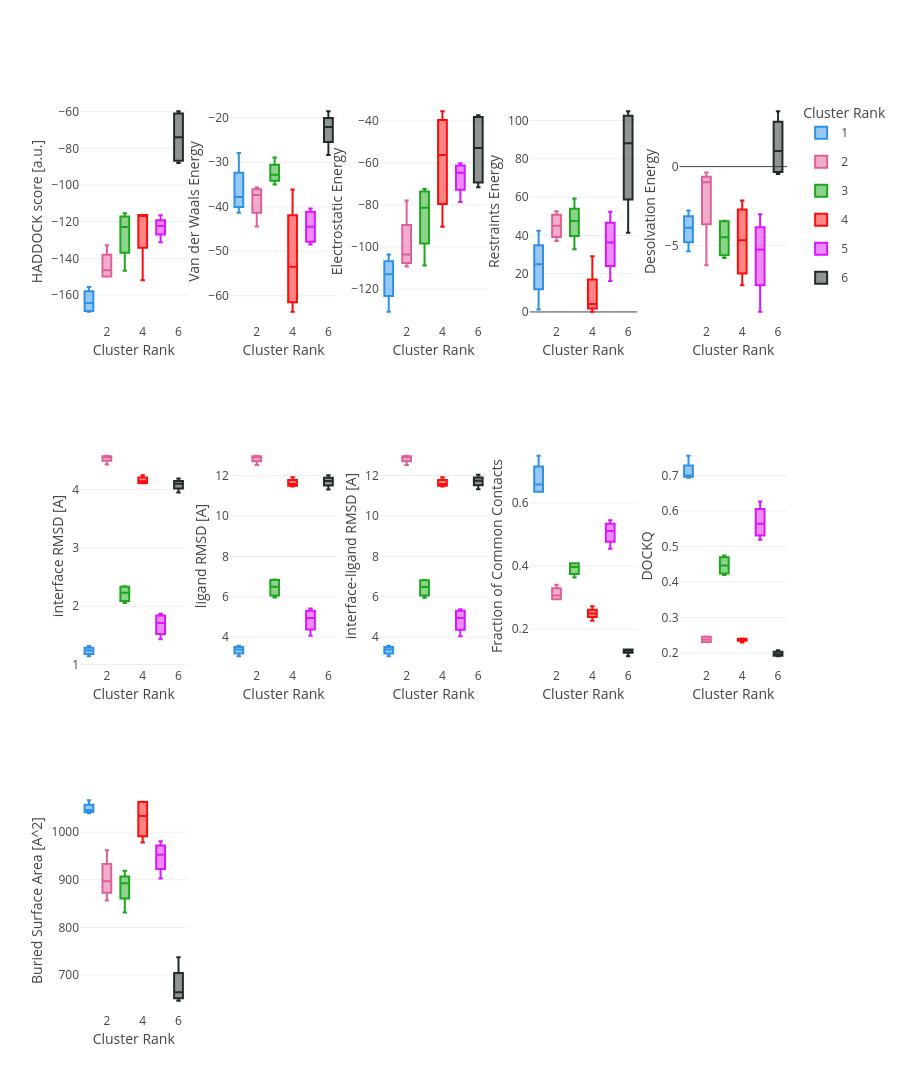

Notebook code for this chart:
### Markdown cell above
Depending on the docking models, there could be a set of unclustered models. It will be explicitly shown in report.html as ‘other’. You can see the origins of these models in traceback/traceback.tsv.

Finally, the report also shows plots of the cluster statistics (distributions of values per cluster ordered according to their HADDOCK rank).

To view those distribution plots execute the next cell.

### Code cell
#@title View the various distribution plots
import json
import re
from plotly.offline import iplot

html_file_path = PROJECT_DIR / "runs" / "run_prot-glycan-full" / "analysis" / "12_caprieval_analysis" / "report.html"

with open(html_file_path, 'r') as f:
    html_content = f.read()

match_plot = re.search(r'<script id="data2" type="application/json">\s*(.*?)\s*</script>', html_content, re.DOTALL)

if match_plot:
    json_data_str_plot = match_plot.group(1)
    plot_data = json.loads(json_data_str_plot)

    if 'layout' in plot_data:
        plot_data['layout']['width'] = None
        # Remove the template entirely — it contains deprecated trace types
        # (e.g. heatmapgl) that newer plotly versions no longer recognize
        plot_data['layout'].pop('template', None)

    iplot(plot_data, validate=False)
else:
    print("Could not find the script tag with id='data1' in the HTML file.")

### Figure 1 — Plotly figure (JSON) as saved in the notebook; plotly's stock layout.template omitted (floating-point values rounded to 4 significant figures)
{"data": [{"alignmentgroup": "True", "boxpoints": "outliers", "customdata": [[4.0], [3.0], [2.0], [1.0]], "hovertemplate": "Cluster Rank=1<br>capri_rank=%{x}<br>score=%{y}<br>caprieval_rank=%{customdata[0]}<extra></extra>", "legendgroup": "1", "marker": {"color": "#2E91E5"}, "name": "1", "notched": false, "offsetgroup": "1", "orientation": "v", "showlegend": true, "type": "box", "x": [1, 1, 1, 1], "x0": " ", "xaxis": "x", "y": [-155.6, -160.3, -168.4, -169.2], "y0": " ", "yaxis": "y"}, {"alignmentgroup": "True", "boxpoints": "outliers", "customdata": [[6.0], [7.0], [9.0], [10.0]], "hovertemplate": "Cluster Rank=2<br>capri_rank=%{x}<br>score=%{y}<br>caprieval_rank=%{customdata[0]}<extra></extra>", "legendgroup": "2", "marker": {"color": "#E15F99"}, "name": "2", "notched": false, "offsetgroup": "2", "orientation": "v", "showlegend": true, "type": "box", "x": [2, 2, 2, 2], "x0": " ", "xaxis": "x", "y": [-149.8, -149.8, -143.1, -132.9], "y0": " ", "yaxis": "y"}, {"alignmentgroup": "True", "boxpoints": "outliers", "customdata": [[15.0], [20.0], [8.0], [12.0]], "hovertemplate": "Cluster Rank=3<br>capri_rank=%{x}<br>score=%{y}<br>caprieval_rank=%{customdata[0]}<extra></extra>", "legendgroup": "3", "marker": {"color": "#1CA71C"}, "name": "3", "notched": false, "offsetgroup": "3", "orientation": "v", "showlegend": true, "type": "box", "x": [3, 3, 3, 3], "x0": " ", "xaxis": "x", "y": [-118.8, -115.4, -146.7, -127.1], "y0": " ", "yaxis": "y"}, {"alignmentgroup": "True", "boxpoints": "outliers", "customdata": [[18.0], [5.0], [16.0], [19.0]], "hovertemplate": "Cluster Rank=4<br>capri_rank=%{x}<br>score=%{y}<br>caprieval_rank=%{customdata[0]}<extra></extra>", "legendgroup": "4", "marker": {"color": "#FB0D0D"}, "name": "4", "notched": false, "offsetgroup": "4", "orientation": "v", "showlegend": true, "type": "box", "x": [4, 4, 4, 4], "x0": " ", "xaxis": "x", "y": [-116.4, -151.9, -116.6, -116.3], "y0": " ", "yaxis": "y"}, {"alignmentgroup": "True", "boxpoints": "outliers", "customdata": [[17.0], [14.0], [13.0], [11.0]], "hovertemplate": "Cluster Rank=5<br>capri_rank=%{x}<br>score=%{y}<br>caprieval_rank=%{customdata[0]}<extra></extra>", "legendgroup": "5", "marker": {"color": "#DA16FF"}, "name": "5", "notched": false, "offsetgroup": "5", "orientation": "v", "showlegend": true, "type": "box", "x": [5, 5, 5, 5], "x0": " ", "xaxis": "x", "y": [-116.5, -122.0, -122.7, -131.2], "y0": " ", "yaxis": "y"}, {"alignmentgroup": "True", "boxpoints": "outliers", "customdata": [[21.0], [22.0], [23.0], [24.0]], "hovertemplate": "Cluster Rank=6<br>capri_rank=%{x}<br>score=%{y}<br>caprieval_rank=%{customdata[0]}<extra></extra>", "legendgroup": "6", "marker": {"color": "#222A2A"}, "name": "6", "notched": false, "offsetgroup": "6", "orientation": "v", "showlegend": true, "type": "box", "x": [6, 6, 6, 6], "x0": " ", "xaxis": "x", "y": [-87.97, -85.62, -62.23, -59.72], "y0": " ", "yaxis": "y"}, {"alignmentgroup": "True", "boxpoints": "outliers", "customdata": [[4.0], [3.0], [2.0], [1.0]], "hovertemplate": "Cluster Rank=1<br>capri_rank=%{x}<br>vdw=%{y}<br>caprieval_rank=%{customdata[0]}<extra></extra>", "legendgroup": "1", "marker": {"color": "#2E91E5"}, "name": "1", "notched": false, "offsetgroup": "1", "orientation": "v", "showlegend": false, "type": "box", "x": [1, 1, 1, 1], "x0": " ", "xaxis": "x2", "y": [-41.34, -38.74, -36.88, -27.9], "y0": " ", "yaxis": "y2"}, {"alignmentgroup": "True", "boxpoints": "outliers", "customdata": [[6.0], [7.0], [9.0], [10.0]], "hovertemplate": "Cluster Rank=2<br>capri_rank=%{x}<br>vdw=%{y}<br>caprieval_rank=%{customdata[0]}<extra></extra>", "legendgroup": "2", "marker": {"color": "#E15F99"}, "name": "2", "notched": false, "offsetgroup": "2", "orientation": "v", "showlegend": false, "type": "box", "x": [2, 2, 2, 2], "x0": " ", "xaxis": "x2", "y": [-38.27, -35.65, -36.47, -44.44], "y0": " ", "yaxis": "y2"}, {"alignmentgroup": "True", "boxpoints": "outliers", "customdata": [[15.0], [20.0], [8.0], [12.0]], "hovertemplate": "Cluster Rank=3<br>capri_rank=%{x}<br>vdw=%{y}<br>caprieval_rank=%{customdata[0]}<extra></extra>", "legendgroup": "3", "marker": {"color": "#1CA71C"}, "name": "3", "notched": false, "offsetgroup": "3", "orientation": "v", "showlegend": false, "type": "box", "x": [3, 3, 3, 3], "x0": " ", "xaxis": "x2", "y": [-34.99, -33.34, -28.91, -32.27], "y0": " ", "yaxis": "y2"}, {"alignmentgroup": "True", "boxpoints": "outliers", "customdata": [[18.0], [5.0], [16.0], [19.0]], "hovertemplate": "Cluster Rank=4<br>capri_rank=%{x}<br>vdw=%{y}<br>caprieval_rank=%{customdata[0]}<extra></extra>", "legendgroup": "4", "marker": {"color": "#FB0D0D"}, "name": "4", "notched": false, "offsetgroup": "4", "orientation": "v", "showlegend": false, "type": "box", "x": [4, 4, 4, 4], "x0": " ", "xaxis": "x2", "y": [-36.13, -47.67, -63.62, -59.31], "y0": " ", "yaxis": "y2"}, {"alignmentgroup": "True", "boxpoints": "outliers", "customdata": [[17.0], [14.0], [13.0], [11.0]], "hovertemplate": "Cluster Rank=5<br>capri_rank=%{x}<br>vdw=%{y}<br>caprieval_rank=%{customdata[0]}<extra></extra>", "legendgroup": "5", "marker": {"color": "#DA16FF"}, "name": "5", "notched": false, "offsetgroup": "5", "orientation": "v", "showlegend": false, "type": "box", "x": [5, 5, 5, 5], "x0": " ", "xaxis": "x2", "y": [-41.82, -48.49, -47.2, -40.39], "y0": " ", "yaxis": "y2"}, {"alignmentgroup": "True", "boxpoints": "outliers", "customdata": [[21.0], [22.0], [23.0], [24.0]], "hovertemplate": "Cluster Rank=6<br>capri_rank=%{x}<br>vdw=%{y}<br>caprieval_rank=%{customdata[0]}<extra></extra>", "legendgroup": "6", "marker": {"color": "#222A2A"}, "name": "6", "notched": false, "offsetgroup": "6", "orientation": "v", "showlegend": false, "type": "box", "x": [6, 6, 6, 6], "x0": " ", "xaxis": "x2", "y": [-22.58, -18.52, -28.36, -21.55], "y0": " ", "yaxis": "y2"}, {"alignmentgroup": "True", "boxpoints": "outliers", "customdata": [[4.0], [3.0], [2.0], [1.0]], "hovertemplate": "Cluster Rank=1<br>capri_rank=%{x}<br>elec=%{y}<br>caprieval_rank=%{customdata[0]}<extra></extra>", "legendgroup": "1", "marker": {"color": "#2E91E5"}, "name": "1", "notched": false, "offsetgroup": "1", "orientation": "v", "showlegend": false, "type": "box", "x": [1, 1, 1, 1], "x0": " ", "xaxis": "x3", "y": [-103.5, -109.9, -115.9, -130.8], "y0": " ", "yaxis": "y3"}, {"alignmentgroup": "True", "boxpoints": "outliers", "customdata": [[6.0], [7.0], [9.0], [10.0]], "hovertemplate": "Cluster Rank=2<br>capri_rank=%{x}<br>elec=%{y}<br>caprieval_rank=%{customdata[0]}<extra></extra>", "legendgroup": "2", "marker": {"color": "#E15F99"}, "name": "2", "notched": false, "offsetgroup": "2", "orientation": "v", "showlegend": false, "type": "box", "x": [2, 2, 2, 2], "x0": " ", "xaxis": "x3", "y": [-105.9, -109.3, -101.1, -77.87], "y0": " ", "yaxis": "y3"}, {"alignmentgroup": "True", "boxpoints": "outliers", "customdata": [[15.0], [20.0], [8.0], [12.0]], "hovertemplate": "Cluster Rank=3<br>capri_rank=%{x}<br>elec=%{y}<br>caprieval_rank=%{customdata[0]}<extra></extra>", "legendgroup": "3", "marker": {"color": "#1CA71C"}, "name": "3", "notched": false, "offsetgroup": "3", "orientation": "v", "showlegend": false, "type": "box", "x": [3, 3, 3, 3], "x0": " ", "xaxis": "x3", "y": [-74.77, -72.34, -108.8, -87.89], "y0": " ", "yaxis": "y3"}, {"alignmentgroup": "True", "boxpoints": "outliers", "customdata": [[18.0], [5.0], [16.0], [19.0]], "hovertemplate": "Cluster Rank=4<br>capri_rank=%{x}<br>elec=%{y}<br>caprieval_rank=%{customdata[0]}<extra></extra>", "legendgroup": "4", "marker": {"color": "#FB0D0D"}, "name": "4", "notched": false, "offsetgroup": "4", "orientation": "v", "showlegend": false, "type": "box", "x": [4, 4, 4, 4], "x0": " ", "xaxis": "x3", "y": [-68.67, -90.29, -35.34, -43.84], "y0": " ", "yaxis": "y3"}, {"alignmentgroup": "True", "boxpoints": "outliers", "customdata": [[17.0], [14.0], [13.0], [11.0]], "hovertemplate": "Cluster Rank=5<br>capri_rank=%{x}<br>elec=%{y}<br>caprieval_rank=%{customdata[0]}<extra></extra>", "legendgroup": "5", "marker": {"color": "#DA16FF"}, "name": "5", "notched": false, "offsetgroup": "5", "orientation": "v", "showlegend": false, "type": "box", "x": [5, 5, 5, 5], "x0": " ", "xaxis": "x3", "y": [-60.11, -62.3, -66.99, -78.51], "y0": " ", "yaxis": "y3"}, {"alignmentgroup": "True", "boxpoints": "outliers", "customdata": [[21.0], [22.0], [23.0], [24.0]], "hovertemplate": "Cluster Rank=6<br>capri_rank=%{x}<br>elec=%{y}<br>caprieval_rank=%{customdata[0]}<extra></extra>", "legendgroup": "6", "marker": {"color": "#222A2A"}, "name": "6", "notched": false, "offsetgroup": "6", "orientation": "v", "showlegend": false, "type": "box", "x": [6, 6, 6, 6], "x0": " ", "xaxis": "x3", "y": [-71.54, -66.95, -37.32, -38.88], "y0": " ", "yaxis": "y3"}, {"alignmentgroup": "True", "boxpoints": "outliers", "customdata": [[4.0], [3.0], [2.0], [1.0]], "hovertemplate": "Cluster Rank=1<br>capri_rank=%{x}<br>air=%{y}<br>caprieval_rank=%{customdata[0]}<extra></extra>", "legendgroup": "1", "marker": {"color": "#2E91E5"}, "name": "1", "notched": false, "offsetgroup": "1", "orientation": "v", "showlegend": false, "type": "box", "x": [1, 1, 1, 1], "x0": " ", "xaxis": "x4", "y": [27.27, 22.62, 1.215, 42.41], "y0": " ", "yaxis": "y4"}, {"alignmentgroup": "True", "boxpoints": "outliers", "customdata": [[6.0], [7.0], [9.0], [10.0]], "hovertemplate": "Cluster Rank=2<br>capri_rank=%{x}<br>air=%{y}<br>caprieval_rank=%{customdata[0]}<extra></extra>", "legendgroup": "2", "marker": {"color": "#E15F99"}, "name": "2", "notched": false, "offsetgroup": "2", "orientation": "v", "showlegend": false, "type": "box", "x": [2, 2, 2, 2], "x0": " ", "xaxis": "x4", "y": [37.1, 48.87, 41.27, 52.62], "y0": " ", "yaxis": "y4"}, {"alignmentgroup": "True", "boxpoints": "outliers", "customdata": [[15.0], [20.0], [8.0], [12.0]], "hovertemplate": "Cluster Rank=3<br>capri_rank=%{x}<br>air=%{y}<br>caprieval_rank=%{customdata[0]}<extra></extra>", "legendgroup": "3", "marker": {"color": "#1CA71C"}, "name": "3", "notched": false, "offsetgroup": "3", "orientation": "v", "showlegend": false, "type": "box", "x": [3, 3, 3, 3], "x0": " ", "xaxis": "x4", "y": [59.21, 46.56, 32.73, 48.47], "y0": " ", "yaxis": "y4"}, {"alignmentgroup": "True", "boxpoints": "outliers", "customdata": [[18.0], [5.0], [16.0], [19.0]], "hovertemplate": "Cluster Rank=4<br>capri_rank=%{x}<br>air=%{y}<br>caprieval_rank=%{customdata[0]}<extra></extra>", "legendgroup": "4", "marker": {"color": "#FB0D0D"}, "name": "4", "notched": false, "offsetgroup": "4", "orientation": "v", "showlegend": false, "type": "box", "x": [4, 4, 4, 4], "x0": " ", "xaxis": "x4", "y": [3.611, 0.084, 4.68, 29.11], "y0": " ", "yaxis": "y4"}, {"alignmentgroup": "True", "boxpoints": "outliers", "customdata": [[17.0], [14.0], [13.0], [11.0]], "hovertemplate": "Cluster Rank=5<br>capri_rank=%{x}<br>air=%{y}<br>caprieval_rank=%{customdata[0]}<extra></extra>", "legendgroup": "5", "marker": {"color": "#DA16FF"}, "name": "5", "notched": false, "offsetgroup": "5", "orientation": "v", "showlegend": false, "type": "box", "x": [5, 5, 5, 5], "x0": " ", "xaxis": "x4", "y": [40.98, 16.19, 52.28, 31.68], "y0": " ", "yaxis": "y4"}, {"alignmentgroup": "True", "boxpoints": "outliers", "customdata": [[21.0], [22.0], [23.0], [24.0]], "hovertemplate": "Cluster Rank=6<br>capri_rank=%{x}<br>air=%{y}<br>caprieval_rank=%{customdata[0]}<extra></extra>", "legendgroup": "6", "marker": {"color": "#222A2A"}, "name": "6", "notched": false, "offsetgroup": "6", "orientation": "v", "showlegend": false, "type": "box", "x": [6, 6, 6, 6], "x0": " ", "xaxis": "x4", "y": [100.1, 41.42, 104.9, 76.16], "y0": " ", "yaxis": "y4"}, {"alignmentgroup": "True", "boxpoints": "outliers", "customdata": [[4.0], [3.0], [2.0], [1.0]], "hovertemplate": "Cluster Rank=1<br>capri_rank=%{x}<br>desolv=%{y}<br>caprieval_rank=%{customdata[0]}<extra></extra>", "legendgroup": "1", "marker": {"color": "#2E91E5"}, "name": "1", "notched": false, "offsetgroup": "1", "orientation": "v", "showlegend": false, "type": "box", "x": [1, 1, 1, 1], "x0": " ", "xaxis": "x5", "y": [-2.779, -3.523, -5.366, -4.239], "y0": " ", "yaxis": "y5"}, {"alignmentgroup": "True", "boxpoints": "outliers", "customdata": [[6.0], [7.0], [9.0], [10.0]], "hovertemplate": "Cluster Rank=2<br>capri_rank=%{x}<br>desolv=%{y}<br>caprieval_rank=%{customdata[0]}<extra></extra>", "legendgroup": "2", "marker": {"color": "#E15F99"}, "name": "2", "notched": false, "offsetgroup": "2", "orientation": "v", "showlegend": false, "type": "box", "x": [2, 2, 2, 2], "x0": " ", "xaxis": "x5", "y": [-0.376, -0.915, -1.061, -6.263], "y0": " ", "yaxis": "y5"}, {"alignmentgroup": "True", "boxpoints": "outliers", "customdata": [[15.0], [20.0], [8.0], [12.0]], "hovertemplate": "Cluster Rank=3<br>capri_rank=%{x}<br>desolv=%{y}<br>caprieval_rank=%{customdata[0]}<extra></extra>", "legendgroup": "3", "marker": {"color": "#1CA71C"}, "name": "3", "notched": false, "offsetgroup": "3", "orientation": "v", "showlegend": false, "type": "box", "x": [3, 3, 3, 3], "x0": " ", "xaxis": "x5", "y": [-5.793, -5.461, -3.432, -3.495], "y0": " ", "yaxis": "y5"}, {"alignmentgroup": "True", "boxpoints": "outliers", "customdata": [[18.0], [5.0], [16.0], [19.0]], "hovertemplate": "Cluster Rank=4<br>capri_rank=%{x}<br>desolv=%{y}<br>caprieval_rank=%{customdata[0]}<extra></extra>", "legendgroup": "4", "marker": {"color": "#FB0D0D"}, "name": "4", "notched": false, "offsetgroup": "4", "orientation": "v", "showlegend": false, "type": "box", "x": [4, 4, 4, 4], "x0": " ", "xaxis": "x5", "y": [-2.148, -3.304, -7.522, -6.047], "y0": " ", "yaxis": "y5"}, {"alignmentgroup": "True", "boxpoints": "outliers", "customdata": [[17.0], [14.0], [13.0], [11.0]], "hovertemplate": "Cluster Rank=5<br>capri_rank=%{x}<br>desolv=%{y}<br>caprieval_rank=%{customdata[0]}<extra></extra>", "legendgroup": "5", "marker": {"color": "#DA16FF"}, "name": "5", "notched": false, "offsetgroup": "5", "orientation": "v", "showlegend": false, "type": "box", "x": [5, 5, 5, 5], "x0": " ", "xaxis": "x5", "y": [-9.207, -3.023, -4.658, -5.847], "y0": " ", "yaxis": "y5"}, {"alignmentgroup": "True", "boxpoints": "outliers", "customdata": [[21.0], [22.0], [23.0], [24.0]], "hovertemplate": "Cluster Rank=6<br>capri_rank=%{x}<br>desolv=%{y}<br>caprieval_rank=%{customdata[0]}<extra></extra>", "legendgroup": "6", "marker": {"color": "#222A2A"}, "name": "6", "notched": false, "offsetgroup": "6", "orientation": "v", "showlegend": false, "type": "box", "x": [6, 6, 6, 6], "x0": " ", "xaxis": "x5", "y": [3.518, 2.162, -0.471, -0.197], "y0": " ", "yaxis": "y5"}, {"alignmentgroup": "True", "boxpoints": "outliers", "customdata": [[4.0], [3.0], [2.0], [1.0]], "hovertemplate": "Cluster Rank=1<br>capri_rank=%{x}<br>irmsd=%{y}<br>caprieval_rank=%{customdata[0]}<extra></extra>", "legendgroup": "1", "marker": {"color": "#2E91E5"}, "name": "1", "notched": false, "offsetgroup": "1", "orientation": "v", "showlegend": false, "type": "box", "x": [1, 1, 1, 1], "x0": " ", "xaxis": "x6", "y": [1.224, 1.26, 1.141, 1.316], "y0": " ", "yaxis": "y6"}, {"alignmentgroup": "True", "boxpoints": "outliers", "customdata": [[6.0], [7.0], [9.0], [10.0]], "hovertemplate": "Cluster Rank=2<br>capri_rank=%{x}<br>irmsd=%{y}<br>caprieval_rank=%{customdata[0]}<extra></extra>", "legendgroup": "2", "marker": {"color": "#E15F99"}, "name": "2", "notched": false, "offsetgroup": "2", "orientation": "v", "showlegend": false, "type": "box", "x": [2, 2, 2, 2], "x0": " ", "xaxis": "x6", "y": [4.564, 4.583, 4.43, 4.564], "y0": " ", "yaxis": "y6"}, {"alignmentgroup": "True", "boxpoints": "outliers", "customdata": [[15.0], [20.0], [8.0], [12.0]], "hovertemplate": "Cluster Rank=3<br>capri_rank=%{x}<br>irmsd=%{y}<br>caprieval_rank=%{customdata[0]}<extra></extra>", "legendgroup": "3", "marker": {"color": "#1CA71C"}, "name": "3", "notched": false, "offsetgroup": "3", "orientation": "v", "showlegend": false, "type": "box", "x": [3, 3, 3, 3], "x0": " ", "xaxis": "x6", "y": [2.056, 2.331, 2.128, 2.341], "y0": " ", "yaxis": "y6"}, {"alignmentgroup": "True", "boxpoints": "outliers", "customdata": [[18.0], [5.0], [16.0], [19.0]], "hovertemplate": "Cluster Rank=4<br>capri_rank=%{x}<br>irmsd=%{y}<br>caprieval_rank=%{customdata[0]}<extra></extra>", "legendgroup": "4", "marker": {"color": "#FB0D0D"}, "name": "4", "notched": false, "offsetgroup": "4", "orientation": "v", "showlegend": false, "type": "box", "x": [4, 4, 4, 4], "x0": " ", "xaxis": "x6", "y": [4.248, 4.167, 4.124, 4.108], "y0": " ", "yaxis": "y6"}, {"alignmentgroup": "True", "boxpoints": "outliers", "customdata": [[17.0], [14.0], [13.0], [11.0]], "hovertemplate": "Cluster Rank=5<br>capri_rank=%{x}<br>irmsd=%{y}<br>caprieval_rank=%{customdata[0]}<extra></extra>", "legendgroup": "5", "marker": {"color": "#DA16FF"}, "name": "5", "notched": false, "offsetgroup": "5", "orientation": "v", "showlegend": false, "type": "box", "x": [5, 5, 5, 5], "x0": " ", "xaxis": "x6", "y": [1.612, 1.434, 1.873, 1.812], "y0": " ", "yaxis": "y6"}, {"alignmentgroup": "True", "boxpoints": "outliers", "customdata": [[21.0], [22.0], [23.0], [24.0]], "hovertemplate": "Cluster Rank=6<br>capri_rank=%{x}<br>irmsd=%{y}<br>caprieval_rank=%{customdata[0]}<extra></extra>", "legendgroup": "6", "marker": {"color": "#222A2A"}, "name": "6", "notched": false, "offsetgroup": "6", "orientation": "v", "showlegend": false, "type": "box", "x": [6, 6, 6, 6], "x0": " ", "xaxis": "x6", "y": [3.951, 4.092, 4.193, 4.108], "y0": " ", "yaxis": "y6"}, {"alignmentgroup": "True", "boxpoints": "outliers", "customdata": [[4.0], [3.0], [2.0], [1.0]], "hovertemplate": "Cluster Rank=1<br>capri_rank=%{x}<br>lrmsd=%{y}<br>caprieval_rank=%{customdata[0]}<extra></extra>", "legendgroup": "1", "marker": {"color": "#2E91E5"}, "name": "1", "notched": false, "offsetgroup": "1", "orientation": "v", "showlegend": false, "type": "box", "x": [1, 1, 1, 1], "x0": " ", "xaxis": "x7", "y": [3.334, 3.454, 3.058, 3.583], "y0": " ", "yaxis": "y7"}, {"alignmentgroup": "True", "boxpoints": "outliers", "customdata": [[6.0], [7.0], [9.0], [10.0]], "hovertemplate": "Cluster Rank=2<br>capri_rank=%{x}<br>lrmsd=%{y}<br>caprieval_rank=%{customdata[0]}<extra></extra>", "legendgroup": "2", "marker": {"color": "#E15F99"}, "name": "2", "notched": false, "offsetgroup": "2", "orientation": "v", "showlegend": false, "type": "box", "x": [2, 2, 2, 2], "x0": " ", "xaxis": "x7", "y": [12.94, 12.99, 12.53, 12.9], "y0": " ", "yaxis": "y7"}, {"alignmentgroup": "True", "boxpoints": "outliers", "customdata": [[15.0], [20.0], [8.0], [12.0]], "hovertemplate": "Cluster Rank=3<br>capri_rank=%{x}<br>lrmsd=%{y}<br>caprieval_rank=%{customdata[0]}<extra></extra>", "legendgroup": "3", "marker": {"color": "#1CA71C"}, "name": "3", "notched": false, "offsetgroup": "3", "orientation": "v", "showlegend": false, "type": "box", "x": [3, 3, 3, 3], "x0": " ", "xaxis": "x7", "y": [5.969, 6.817, 6.177, 6.865], "y0": " ", "yaxis": "y7"}, {"alignmentgroup": "True", "boxpoints": "outliers", "customdata": [[18.0], [5.0], [16.0], [19.0]], "hovertemplate": "Cluster Rank=4<br>capri_rank=%{x}<br>lrmsd=%{y}<br>caprieval_rank=%{customdata[0]}<extra></extra>", "legendgroup": "4", "marker": {"color": "#FB0D0D"}, "name": "4", "notched": false, "offsetgroup": "4", "orientation": "v", "showlegend": false, "type": "box", "x": [4, 4, 4, 4], "x0": " ", "xaxis": "x7", "y": [11.92, 11.65, 11.52, 11.46], "y0": " ", "yaxis": "y7"}, {"alignmentgroup": "True", "boxpoints": "outliers", "customdata": [[17.0], [14.0], [13.0], [11.0]], "hovertemplate": "Cluster Rank=5<br>capri_rank=%{x}<br>lrmsd=%{y}<br>caprieval_rank=%{customdata[0]}<extra></extra>", "legendgroup": "5", "marker": {"color": "#DA16FF"}, "name": "5", "notched": false, "offsetgroup": "5", "orientation": "v", "showlegend": false, "type": "box", "x": [5, 5, 5, 5], "x0": " ", "xaxis": "x7", "y": [4.7, 4.081, 5.425, 5.213], "y0": " ", "yaxis": "y7"}, {"alignmentgroup": "True", "boxpoints": "outliers", "customdata": [[21.0], [22.0], [23.0], [24.0]], "hovertemplate": "Cluster Rank=6<br>capri_rank=%{x}<br>lrmsd=%{y}<br>caprieval_rank=%{customdata[0]}<extra></extra>", "legendgroup": "6", "marker": {"color": "#222A2A"}, "name": "6", "notched": false, "offsetgroup": "6", "orientation": "v", "showlegend": false, "type": "box", "x": [6, 6, 6, 6], "x0": " ", "xaxis": "x7", "y": [11.32, 11.7, 12.03, 11.76], "y0": " ", "yaxis": "y7"}, {"alignmentgroup": "True", "boxpoints": "outliers", "customdata": [[4.0], [3.0], [2.0], [1.0]], "hovertemplate": "Cluster Rank=1<br>capri_rank=%{x}<br>ilrmsd=%{y}<br>caprieval_rank=%{customdata[0]}<extra></extra>", "legendgroup": "1", "marker": {"color": "#2E91E5"}, "name": "1", "notched": false, "offsetgroup": "1", "orientation": "v", "showlegend": false, "type": "box", "x": [1, 1, 1, 1], "x0": " ", "xaxis": "x8", "y": [3.335, 3.464, 3.059, 3.576], "y0": " ", "yaxis": "y8"}, {"alignmentgroup": "True", "boxpoints": "outliers", "customdata": [[6.0], [7.0], [9.0], [10.0]], "hovertemplate": "Cluster Rank=2<br>capri_rank=%{x}<br>ilrmsd=%{y}<br>caprieval_rank=%{customdata[0]}<extra></extra>", "legendgroup": "2", "marker": {"color": "#E15F99"}, "name": "2", "notched": false, "offsetgroup": "2", "orientation": "v", "showlegend": false, "type": "box", "x": [2, 2, 2, 2], "x0": " ", "xaxis": "x8", "y": [12.92, 12.98, 12.52, 12.88], "y0": " ", "yaxis": "y8"}, {"alignmentgroup": "True", "boxpoints": "outliers", "customdata": [[15.0], [20.0], [8.0], [12.0]], "hovertemplate": "Cluster Rank=3<br>capri_rank=%{x}<br>ilrmsd=%{y}<br>caprieval_rank=%{customdata[0]}<extra></extra>", "legendgroup": "3", "marker": {"color": "#1CA71C"}, "name": "3", "notched": false, "offsetgroup": "3", "orientation": "v", "showlegend": false, "type": "box", "x": [3, 3, 3, 3], "x0": " ", "xaxis": "x8", "y": [5.951, 6.806, 6.179, 6.838], "y0": " ", "yaxis": "y8"}, {"alignmentgroup": "True", "boxpoints": "outliers", "customdata": [[18.0], [5.0], [16.0], [19.0]], "hovertemplate": "Cluster Rank=4<br>capri_rank=%{x}<br>ilrmsd=%{y}<br>caprieval_rank=%{customdata[0]}<extra></extra>", "legendgroup": "4", "marker": {"color": "#FB0D0D"}, "name": "4", "notched": false, "offsetgroup": "4", "orientation": "v", "showlegend": false, "type": "box", "x": [4, 4, 4, 4], "x0": " ", "xaxis": "x8", "y": [11.92, 11.64, 11.52, 11.46], "y0": " ", "yaxis": "y8"}, {"alignmentgroup": "True", "boxpoints": "outliers", "customdata": [[17.0], [14.0], [13.0], [11.0]], "hovertemplate": "Cluster Rank=5<br>capri_rank=%{x}<br>ilrmsd=%{y}<br>caprieval_rank=%{customdata[0]}<extra></extra>", "legendgroup": "5", "marker": {"color": "#DA16FF"}, "name": "5", "notched": false, "offsetgroup": "5", "orientation": "v", "showlegend": false, "type": "box", "x": [5, 5, 5, 5], "x0": " ", "xaxis": "x8", "y": [4.686, 4.054, 5.389, 5.225], "y0": " ", "yaxis": "y8"}, {"alignmentgroup": "True", "boxpoints": "outliers", "customdata": [[21.0], [22.0], [23.0], [24.0]], "hovertemplate": "Cluster Rank=6<br>capri_rank=%{x}<br>ilrmsd=%{y}<br>caprieval_rank=%{customdata[0]}<extra></extra>", "legendgroup": "6", "marker": {"color": "#222A2A"}, "name": "6", "notched": false, "offsetgroup": "6", "orientation": "v", "showlegend": false, "type": "box", "x": [6, 6, 6, 6], "x0": " ", "xaxis": "x8", "y": [11.32, 11.71, 12.03, 11.76], "y0": " ", "yaxis": "y8"}, {"alignmentgroup": "True", "boxpoints": "outliers", "customdata": [[4.0], [3.0], [2.0], [1.0]], "hovertemplate": "Cluster Rank=1<br>capri_rank=%{x}<br>fnat=%{y}<br>caprieval_rank=%{customdata[0]}<extra></extra>", "legendgroup": "1", "marker": {"color": "#2E91E5"}, "name": "1", "notched": false, "offsetgroup": "1", "orientation": "v", "showlegend": false, "type": "box", "x": [1, 1, 1, 1], "x0": " ", "xaxis": "x9", "y": [0.636, 0.636, 0.75, 0.682], "y0": " ", "yaxis": "y9"}, {"alignmentgroup": "True", "boxpoints": "outliers", "customdata": [[6.0], [7.0], [9.0], [10.0]], "hovertemplate": "Cluster Rank=2<br>capri_rank=%{x}<br>fnat=%{y}<br>caprieval_rank=%{customdata[0]}<extra></extra>", "legendgroup": "2", "marker": {"color": "#E15F99"}, "name": "2", "notched": false, "offsetgroup": "2", "orientation": "v", "showlegend": false, "type": "box", "x": [2, 2, 2, 2], "x0": " ", "xaxis": "x9", "y": [0.295, 0.295, 0.318, 0.341], "y0": " ", "yaxis": "y9"}, {"alignmentgroup": "True", "boxpoints": "outliers", "customdata": [[15.0], [20.0], [8.0], [12.0]], "hovertemplate": "Cluster Rank=3<br>capri_rank=%{x}<br>fnat=%{y}<br>caprieval_rank=%{customdata[0]}<extra></extra>", "legendgroup": "3", "marker": {"color": "#1CA71C"}, "name": "3", "notched": false, "offsetgroup": "3", "orientation": "v", "showlegend": false, "type": "box", "x": [3, 3, 3, 3], "x0": " ", "xaxis": "x9", "y": [0.409, 0.386, 0.409, 0.364], "y0": " ", "yaxis": "y9"}, {"alignmentgroup": "True", "boxpoints": "outliers", "customdata": [[18.0], [5.0], [16.0], [19.0]], "hovertemplate": "Cluster Rank=4<br>capri_rank=%{x}<br>fnat=%{y}<br>caprieval_rank=%{customdata[0]}<extra></extra>", "legendgroup": "4", "marker": {"color": "#FB0D0D"}, "name": "4", "notched": false, "offsetgroup": "4", "orientation": "v", "showlegend": false, "type": "box", "x": [4, 4, 4, 4], "x0": " ", "xaxis": "x9", "y": [0.273, 0.227, 0.25, 0.25], "y0": " ", "yaxis": "y9"}, {"alignmentgroup": "True", "boxpoints": "outliers", "customdata": [[17.0], [14.0], [13.0], [11.0]], "hovertemplate": "Cluster Rank=5<br>capri_rank=%{x}<br>fnat=%{y}<br>caprieval_rank=%{customdata[0]}<extra></extra>", "legendgroup": "5", "marker": {"color": "#DA16FF"}, "name": "5", "notched": false, "offsetgroup": "5", "orientation": "v", "showlegend": false, "type": "box", "x": [5, 5, 5, 5], "x0": " ", "xaxis": "x9", "y": [0.523, 0.545, 0.455, 0.5], "y0": " ", "yaxis": "y9"}, {"alignmentgroup": "True", "boxpoints": "outliers", "customdata": [[21.0], [22.0], [23.0], [24.0]], "hovertemplate": "Cluster Rank=6<br>capri_rank=%{x}<br>fnat=%{y}<br>caprieval_rank=%{customdata[0]}<extra></extra>", "legendgroup": "6", "marker": {"color": "#222A2A"}, "name": "6", "notched": false, "offsetgroup": "6", "orientation": "v", "showlegend": false, "type": "box", "x": [6, 6, 6, 6], "x0": " ", "xaxis": "x9", "y": [0.136, 0.136, 0.136, 0.114], "y0": " ", "yaxis": "y9"}, {"alignmentgroup": "True", "boxpoints": "outliers", "customdata": [[4.0], [3.0], [2.0], [1.0]], "hovertemplate": "Cluster Rank=1<br>capri_rank=%{x}<br>dockq=%{y}<br>caprieval_rank=%{customdata[0]}<extra></extra>", "legendgroup": "1", "marker": {"color": "#2E91E5"}, "name": "1", "notched": false, "offsetgroup": "1", "orientation": "v", "showlegend": false, "type": "box", "x": [1, 1, 1, 1], "x0": " ", "xaxis": "x10", "y": [0.701, 0.694, 0.756, 0.699], "y0": " ", "yaxis": "y10"}, {"alignmentgroup": "True", "boxpoints": "outliers", "customdata": [[6.0], [7.0], [9.0], [10.0]], "hovertemplate": "Cluster Rank=2<br>capri_rank=%{x}<br>dockq=%{y}<br>caprieval_rank=%{customdata[0]}<extra></extra>", "legendgroup": "2", "marker": {"color": "#E15F99"}, "name": "2", "notched": false, "offsetgroup": "2", "orientation": "v", "showlegend": false, "type": "box", "x": [2, 2, 2, 2], "x0": " ", "xaxis": "x10", "y": [0.232, 0.231, 0.245, 0.247], "y0": " ", "yaxis": "y10"}, {"alignmentgroup": "True", "boxpoints": "outliers", "customdata": [[15.0], [20.0], [8.0], [12.0]], "hovertemplate": "Cluster Rank=3<br>capri_rank=%{x}<br>dockq=%{y}<br>caprieval_rank=%{customdata[0]}<extra></extra>", "legendgroup": "3", "marker": {"color": "#1CA71C"}, "name": "3", "notched": false, "offsetgroup": "3", "orientation": "v", "showlegend": false, "type": "box", "x": [3, 3, 3, 3], "x0": " ", "xaxis": "x10", "y": [0.475, 0.429, 0.465, 0.42], "y0": " ", "yaxis": "y10"}, {"alignmentgroup": "True", "boxpoints": "outliers", "customdata": [[18.0], [5.0], [16.0], [19.0]], "hovertemplate": "Cluster Rank=4<br>capri_rank=%{x}<br>dockq=%{y}<br>caprieval_rank=%{customdata[0]}<extra></extra>", "legendgroup": "4", "marker": {"color": "#FB0D0D"}, "name": "4", "notched": false, "offsetgroup": "4", "orientation": "v", "showlegend": false, "type": "box", "x": [4, 4, 4, 4], "x0": " ", "xaxis": "x10", "y": [0.24, 0.23, 0.24, 0.241], "y0": " ", "yaxis": "y10"}, {"alignmentgroup": "True", "boxpoints": "outliers", "customdata": [[17.0], [14.0], [13.0], [11.0]], "hovertemplate": "Cluster Rank=5<br>capri_rank=%{x}<br>dockq=%{y}<br>caprieval_rank=%{customdata[0]}<extra></extra>", "legendgroup": "5", "marker": {"color": "#DA16FF"}, "name": "5", "notched": false, "offsetgroup": "5", "orientation": "v", "showlegend": false, "type": "box", "x": [5, 5, 5, 5], "x0": " ", "xaxis": "x10", "y": [0.584, 0.627, 0.519, 0.544], "y0": " ", "yaxis": "y10"}, {"alignmentgroup": "True", "boxpoints": "outliers", "customdata": [[21.0], [22.0], [23.0], [24.0]], "hovertemplate": "Cluster Rank=6<br>capri_rank=%{x}<br>dockq=%{y}<br>caprieval_rank=%{customdata[0]}<extra></extra>", "legendgroup": "6", "marker": {"color": "#222A2A"}, "name": "6", "notched": false, "offsetgroup": "6", "orientation": "v", "showlegend": false, "type": "box", "x": [6, 6, 6, 6], "x0": " ", "xaxis": "x10", "y": [0.208, 0.2, 0.194, 0.191], "y0": " ", "yaxis": "y10"}, {"alignmentgroup": "True", "boxpoints": "outliers", "customdata": [[4.0], [3.0], [2.0], [1.0]], "hovertemplate": "Cluster Rank=1<br>capri_rank=%{x}<br>bsa=%{y}<br>caprieval_rank=%{customdata[0]}<extra></extra>", "legendgroup": "1", "marker": {"color": "#2E91E5"}, "name": "1", "notched": false, "offsetgroup": "1", "orientation": "v", "showlegend": false, "type": "box", "x": [1, 1, 1, 1], "x0": " ", "xaxis": "x11", "y": [1067.0, 1040.0, 1045.0, 1048.0], "y0": " ", "yaxis": "y11"}, {"alignmentgroup": "True", "boxpoints": "outliers", "customdata": [[6.0], [7.0], [9.0], [10.0]], "hovertemplate": "Cluster Rank=2<br>capri_rank=%{x}<br>bsa=%{y}<br>caprieval_rank=%{customdata[0]}<extra></extra>", "legendgroup": "2", "marker": {"color": "#E15F99"}, "name": "2", "notched": false, "offsetgroup": "2", "orientation": "v", "showlegend": false, "type": "box", "x": [2, 2, 2, 2], "x0": " ", "xaxis": "x11", "y": [904.8, 888.5, 856.8, 961.9], "y0": " ", "yaxis": "y11"}, {"alignmentgroup": "True", "boxpoints": "outliers", "customdata": [[15.0], [20.0], [8.0], [12.0]], "hovertemplate": "Cluster Rank=3<br>capri_rank=%{x}<br>bsa=%{y}<br>caprieval_rank=%{customdata[0]}<extra></extra>", "legendgroup": "3", "marker": {"color": "#1CA71C"}, "name": "3", "notched": false, "offsetgroup": "3", "orientation": "v", "showlegend": false, "type": "box", "x": [3, 3, 3, 3], "x0": " ", "xaxis": "x11", "y": [919.1, 894.7, 890.6, 831.1], "y0": " ", "yaxis": "y11"}, {"alignmentgroup": "True", "boxpoints": "outliers", "customdata": [[18.0], [5.0], [16.0], [19.0]], "hovertemplate": "Cluster Rank=4<br>capri_rank=%{x}<br>bsa=%{y}<br>caprieval_rank=%{customdata[0]}<extra></extra>", "legendgroup": "4", "marker": {"color": "#FB0D0D"}, "name": "4", "notched": false, "offsetgroup": "4", "orientation": "v", "showlegend": false, "type": "box", "x": [4, 4, 4, 4], "x0": " ", "xaxis": "x11", "y": [978.1, 1064.0, 1063.0, 1005.0], "y0": " ", "yaxis": "y11"}, {"alignmentgroup": "True", "boxpoints": "outliers", "customdata": [[17.0], [14.0], [13.0], [11.0]], "hovertemplate": "Cluster Rank=5<br>capri_rank=%{x}<br>bsa=%{y}<br>caprieval_rank=%{customdata[0]}<extra></extra>", "legendgroup": "5", "marker": {"color": "#DA16FF"}, "name": "5", "notched": false, "offsetgroup": "5", "orientation": "v", "showlegend": false, "type": "box", "x": [5, 5, 5, 5], "x0": " ", "xaxis": "x11", "y": [942.1, 980.7, 902.6, 963.3], "y0": " ", "yaxis": "y11"}, {"alignmentgroup": "True", "boxpoints": "outliers", "customdata": [[21.0], [22.0], [23.0], [24.0]], "hovertemplate": "Cluster Rank=6<br>capri_rank=%{x}<br>bsa=%{y}<br>caprieval_rank=%{customdata[0]}<extra></extra>", "legendgroup": "6", "marker": {"color": "#222A2A"}, "name": "6", "notched": false, "offsetgroup": "6", "orientation": "v", "showlegend": false, "type": "box", "x": [6, 6, 6, 6], "x0": " ", "xaxis": "x11", "y": [737.4, 645.9, 656.8, 671.4], "y0": " ", "yaxis": "y11"}], "layout": {"height": 1800, "legend": {"title": {"text": "Cluster Rank"}}, "width": null, "xaxis": {"anchor": "y", "automargin": true, "domain": [0, 0.152], "title": {"standoff": 5, "text": "Cluster Rank"}}, "xaxis10": {"anchor": "y10", "automargin": true, "domain": [0.848, 1], "title": {"standoff": 5, "text": "Cluster Rank"}}, "xaxis11": {"anchor": "y11", "automargin": true, "domain": [0, 0.152], "title": {"standoff": 5, "text": "Cluster Rank"}}, "xaxis12": {"anchor": "y12", "domain": [0.212, 0.364]}, "xaxis13": {"anchor": "y13", "domain": [0.424, 0.576]}, "xaxis14": {"anchor": "y14", "domain": [0.636, 0.788]}, "xaxis15": {"anchor": "y15", "domain": [0.848, 1]}, "xaxis2": {"anchor": "y2", "automargin": true, "domain": [0.212, 0.364], "title": {"standoff": 5, "text": "Cluster Rank"}}, "xaxis3": {"anchor": "y3", "automargin": true, "domain": [0.424, 0.576], "title": {"standoff": 5, "text": "Cluster Rank"}}, "xaxis4": {"anchor": "y4", "automargin": true, "domain": [0.636, 0.788], "title": {"standoff": 5, "text": "Cluster Rank"}}, "xaxis5": {"anchor": "y5", "automargin": true, "domain": [0.848, 1], "title": {"standoff": 5, "text": "Cluster Rank"}}, "xaxis6": {"anchor": "y6", "automargin": true, "domain": [0, 0.152], "title": {"standoff": 5, "text": "Cluster Rank"}}, "xaxis7": {"anchor": "y7", "automargin": true, "domain": [0.212, 0.364], "title": {"standoff": 5, "text": "Cluster Rank"}}, "xaxis8": {"anchor": "y8", "automargin": true, "domain": [0.424, 0.576], "title": {"standoff": 5, "text": "Cluster Rank"}}, "xaxis9": {"anchor": "y9", "automargin": true, "domain": [0.636, 0.788], "title": {"standoff": 5, "text": "Cluster Rank"}}, "yaxis": {"anchor": "x", "automargin": true, "domain": [0.7556, 1], "title": {"standoff": 5, "text": "HADDOCK score [a.u.]"}}, "yaxis10": {"anchor": "x10", "automargin": true, "domain": [0.3778, 0.6222], "title": {"standoff": 5, "text": "DOCKQ"}}, "yaxis11": {"anchor": "x11", "automargin": true, "domain": [0, 0.2444], "title": {"standoff": 5, "text": "Buried Surface Area [A^2]"}}, "yaxis12": {"anchor": "x12", "domain": [0, 0.2444]}, "yaxis13": {"anchor": "x13", "domain": [0, 0.2444]}, "yaxis14": {"anchor": "x14", "domain": [0, 0.2444]}, "yaxis15": {"anchor": "x15", "domain": [0, 0.2444]}, "yaxis2": {"anchor": "x2", "automargin": true, "domain": [0.7556, 1], "title": {"standoff": 5, "text": "Van der Waals Energy"}}, "yaxis3": {"anchor": "x3", "automargin": true, "domain": [0.7556, 1], "title": {"standoff": 5, "text": "Electrostatic Energy"}}, "yaxis4": {"anchor": "x4", "automargin": true, "domain": [0.7556, 1], "title": {"standoff": 5, "text": "Restraints Energy"}}, "yaxis5": {"anchor": "x5", "automargin": true, "domain": [0.7556, 1], "title": {"standoff": 5, "text": "Desolvation Energy"}}, "yaxis6": {"anchor": "x6", "automargin": true, "domain": [0.3778, 0.6222], "title": {"standoff": 5, "text": "interface RMSD [A]"}}, "yaxis7": {"anchor": "x7", "automargin": true, "domain": [0.3778, 0.6222], "title": {"standoff": 5, "text": "ligand RMSD [A]"}}, "yaxis8": {"anchor": "x8", "automargin": true, "domain": [0.3778, 0.6222], "title": {"standoff": 5, "text": "interface-ligand RMSD [A]"}}, "yaxis9": {"anchor": "x9", "automargin": true, "domain": [0.3778, 0.6222], "title": {"standoff": 5, "text": "Fraction of Common Contacts"}}}}
